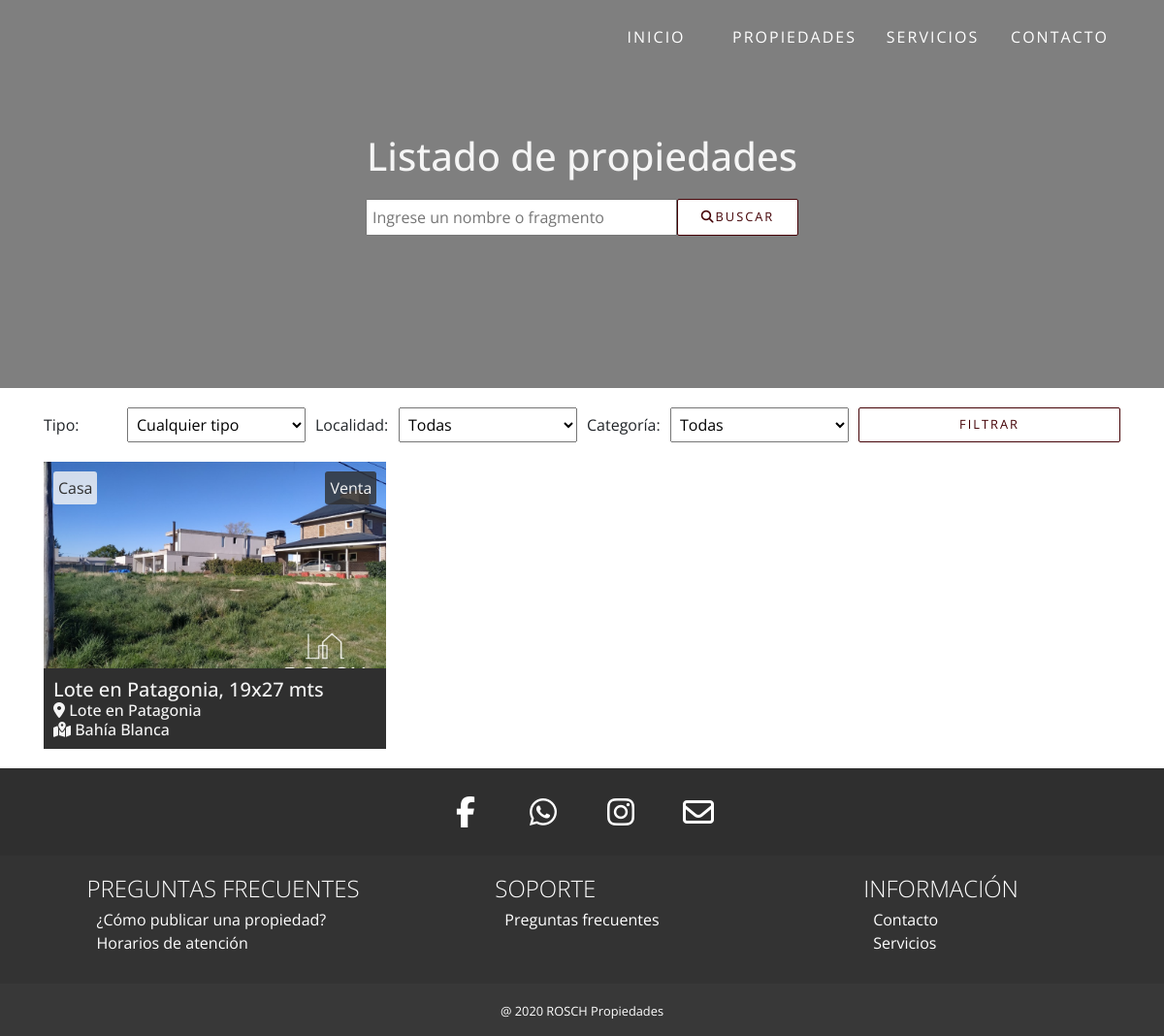
The app's page /propiedades.php?Nombre=Lote en Patagonia, 19x27 mts with its own data.
### tables this page shows
CREATE TABLE `propiedades` (
  `ID_Propiedad` int(11) NOT NULL,
  `Título` varchar(255) NOT NULL,
  `Dirección` varchar(255) NOT NULL,
  `ID_Tipo` tinyint(4) NOT NULL,
  `Piso` tinyint(4) DEFAULT NULL,
  `Departamento` varchar(20) DEFAULT NULL,
  `Descripción` text DEFAULT NULL,
  `Localidad` varchar(255) NOT NULL,
  `Categoría` varchar(255) NOT NULL
);

CREATE TABLE `tipos_propiedades` (
  `ID_Tipo` tinyint(11) NOT NULL,
  `Nombre_Tipo` varchar(255) NOT NULL
);

### propiedades.php (the view, shortened to what this page needs)
<?php
require_once("conexion.php");
if (empty($_GET)) {
	$consulta = $conexionBD->prepare("SELECT propiedades.ID_Propiedad, propiedades.Título, propiedades.Dirección, tipos_propiedades.Nombre_Tipo AS Tipo, propiedades.Piso, propiedades.Departamento, propiedades.Descripción, propiedades.Localidad, propiedades.Categoría FROM propiedades INNER JOIN tipos_propiedades ON propiedades.ID_Tipo = tipos_propiedades.ID_Tipo WHERE Categoría!='No disponible'");
	$consulta->execute();
	$resultados = $consulta->fetchAll();
} else if(isset($_GET['Nombre'])) {
	$consulta = $conexionBD->prepare("SELECT propiedades.ID_Propiedad, propiedades.Título, propiedades.Dirección, tipos_propiedades.Nombre_Tipo AS Tipo, propiedades.Piso, propiedades.Departamento, propiedades.Descripción, propiedades.Localidad, propiedades.Categoría FROM propiedades INNER JOIN tipos_propiedades ON propiedades.ID_Tipo = tipos_propiedades.ID_Tipo WHERE Título LIKE ?");
	$consulta->execute(array("%" . $_GET['Nombre'] . "%"));
	$resultados = $consulta->fetchAll();
}
?>
<!DOCTYPE html>
<html lang="en">
<head>
	<link rel="stylesheet" href="https://stackpath.bootstrapcdn.com/bootstrap/4.5.2/css/bootstrap.min.css">
	<link href='https://cdn.jsdelivr.net/npm/boxicons@2.0.5/css/boxicons.min.css' rel='stylesheet'>
	<link rel="stylesheet" href="css/master.css">
	<link rel="stylesheet" href="css/propiedades.css">
</head>
<body>
	<div class="intro">
		<div class="container">
			<h1>Listado de propiedades</h1>
			<form action="">
				<input type="text" name="Nombre" placeholder="Ingrese un nombre o fragmento">
				<button class="button"><i class="fas fa-search"></i><span>Buscar</span></button>
			</form>
		</div>
	</div>
	<section class="propiedades">
		<div class="filtros">
			<div class="container">
				<form class="grid-wrapper" method="GET">
					<label>
						<span>Tipo:</span>
						<select name="Tipo">
							<option value="">Cualquier tipo</option>
							<?php
								$tipos = $conexionBD->prepare("SELECT * FROM tipos_propiedades;");
								$tipos->execute();
								$tipos = $tipos->fetchAll();
							?>
						</select>
					</label>
					<label>
						<span>Localidad:</span>
						<select name="Localidad">
							<option value="">Todas</option>
						</select>
					</label>
					<label>
						<span>Categoría:</span>
						<select name="Categoría">
							<option value="Ambas">Todas</option>
						</select>
					</label>
					<button class="button">Filtrar</button>
				</form>
			</div>
		</div>
		<div class="container">
		<?php foreach ($resultados as $resultado => $propiedad): ?>
			<div class="propiedad">
				<a class="cat" href="<?php echo 'propiedades.php?Tipo=&Localidad=&Categoría=' . $propiedad['Categoría']; ?>">
					<?php echo $propiedad['Categoría']; ?>
				</a>
				<?php foreach ($tipos as $resultado => $nombre): ?>
					<?php if ($nombre['Nombre_Tipo'] == $propiedad['Tipo']): ?>
						<a class="type" href="propiedades.php?Tipo=<?php echo $nombre['ID_Tipo'] ?>&Localidad=&Categoría=Ambas"> <?php echo $propiedad['Tipo']; ?> </a>
					<?php endif; ?>
				<?php endforeach; ?>
				<a href="detalles.php?Propiedad=<?php echo $propiedad['ID_Propiedad'] ?>" class="detail-link">
					<div class="back" style="background-image: url('imgs/propiedades/<?php echo $propiedad['Título']; ?>/<?php echo scandir("imgs/propiedades/{$propiedad['Título']}")[2]; ?>'); background-position: center; background-size: cover; background-repeat: no-repeat;"></div>
					<div class="desc">
						<h5 title="<?php echo $propiedad['Título']; ?>"><?php echo $propiedad['Título']; ?></h6>
						<h6 title="<?php echo $propiedad['Dirección']; ?>"><i class="fas fa-map-marker-alt"></i> <?php echo $propiedad['Dirección']; ?></h6>
						<h6 title="<?php echo $propiedad['Localidad']; ?>"><i class="fas fa-map-marked-alt"></i> <?php echo $propiedad['Localidad']; ?></h6>
					</div>
				</a>
			</div>
		<?php endforeach; ?>
		</div>
	</section>
</body>
</html>

### records on screen
propiedades: Categoría "Venta", Título (picture), Título "Lote en Patagonia, 19x27 mts", Dirección "Lote en Patagonia", Localidad "Bahía Blanca"
tipos_propiedades: Nombre_Tipo "Casa"
